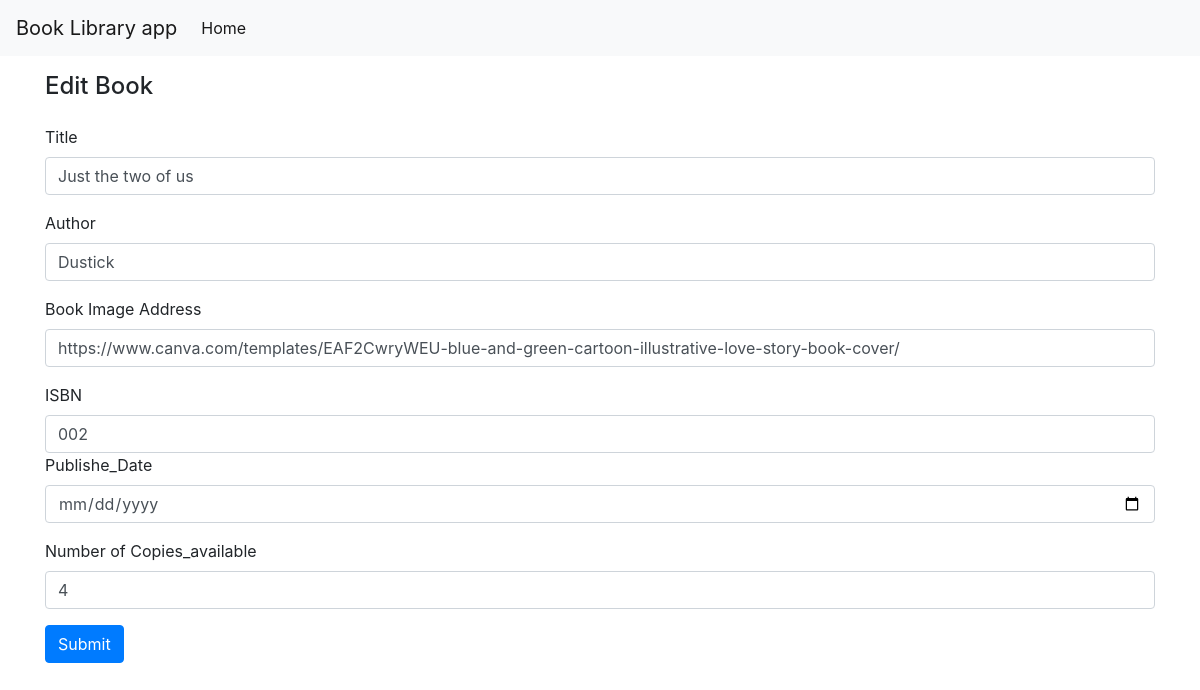
The page /edit/9/ on the database its author committed.
### library/models.py (models this page shows, shortened)
class Book(models.Model):
    title = models.CharField(max_length=150)
    author = models.CharField(max_length=150)
    isbn = models.CharField(max_length=150, unique=True)
    published_Date = models.DateField()
    Copies_available = models.PositiveBigIntegerField()
    image_address=models.URLField(max_length=200, null=True, blank=True)

### library/views.py (the view, shortened to what this page needs)
# urls.py: path('edit/<int:id>/', views.edit_book, name='edit_book'),
def edit_book(request, id):
    book = Book.objects.get(id=id)
    return render(request, 'edit_book.html', {'book': book})

### templates/edit_book.html (shortened to what this page needs)
<!DOCTYPE html>
<html lang="en">
  <head>
    <link
      rel="stylesheet"
      href="https://cdn.jsdelivr.net/npm/bootstrap@4.4.1/dist/css/bootstrap.min.css"
    />
  </head>
  <body>
    <nav class="navbar navbar-expand-lg navbar-light bg-light">
      <a class="navbar-brand" href="/">Book Library app</a>
      <div class="collapse navbar-collapse" id="navbarText">
        <ul class="navbar-nav mr-auto">
          <li class="nav-item active">
            <a class="nav-link" href="/"
              >Home <span class="sr-only">(current)</span></a
            >
          </li>
        </ul>
      </div>
    </nav>
    <div class="container">
      <h4 class="mt-3">Edit Book</h4>
      <form class="mt-4" method="POST">
        <div class="form-group">
          <label for="Title">Title</label>
          <input
            type="text"
            class="form-control"
            id="title"
            aria-describedby="emailHelp"
            placeholder="Enter Title of the Book"
            name="title"
            value="{{book.title}}"
          />
        </div>
        <div class="form-group">
          <label for="author">Author</label>
          <input
            type="text"
            class="form-control"
            id="exampleInputEmail1"
            aria-describedby="emailHelp"
            placeholder="Enter Title of the Author"
            name="author"
            value="{{book.author}}"
          />
        </div>
        <div class="form-group">
          <label for="image_address">Book Image Address</label>
          <input
            type="url"
            class="form-control"
            aria-describedby="emailHelp"
            placeholder="Past Book Image Address"
            name="image_address"
            value="{{book.image_address}}"
          />
        </div>
        <div class="form-group">
          <label for="isbn">ISBN</label>
          <input
            type="text"
            class="form-control"
            id="isbn"
            aria-describedby="emailHelp"
            placeholder="What is the the book ISBN"
            name="isbn"
            value="{{ book.isbn }}"
          />
          <div class="form-group">
            <label for="publishe_Date">Publishe_Date</label>
            <input type="date" class="form-control" id="title"
            aria-describedby="emailHelp" placeholder="Enter publishe_Date of the
            Book" name="date" value="{{ book.published_Date |default:"" }}" />
          </div>
          <div class="form-group">
            <label for="Copies_available">Number of Copies_available</label>
            <input
              type="Number"
              class="form-control"
              id="Copies_available"
              aria-describedby="emailHelp"
              placeholder="Number of Copies_available"
              name="Copies_available"
              value="{{ book.Copies_available }}"
            />
          </div>
        </div>
        <button type="submit" class="btn btn-primary">Submit</button>
      </form>
      <br />
    </div>
  </body>
</html>

### rows shown on the page
Book: title "Just the two of us", author "Dustick", image_address "https://www.canva.com/templates/EAF2CwryWEU-blue-and-green-cartoon-illustrative-love-story-book-cover/", isbn "002", Copies_available "4"
